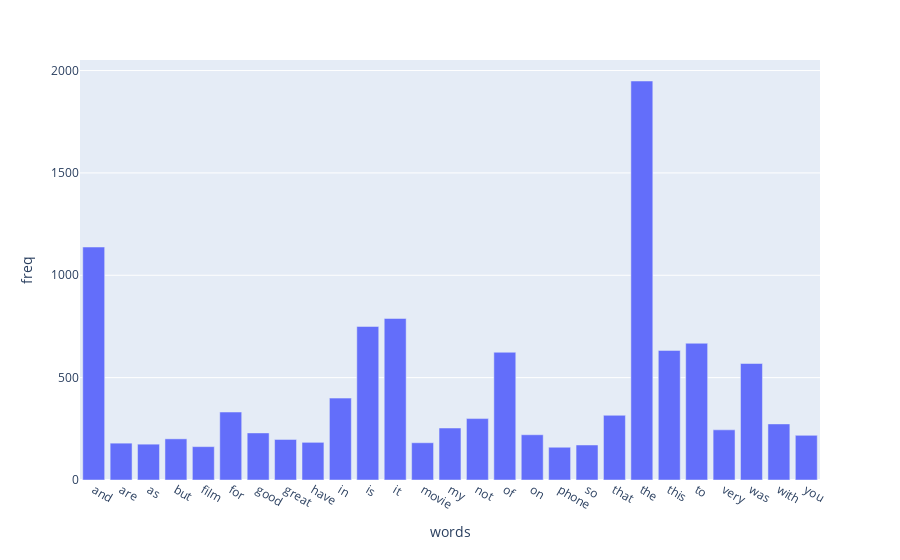

This figure's notebook cell:
### Code cell
import plotly.express as px
fig = px.bar(comdf, x='words', y='freq')
fig.show()

### Figure 1 — Plotly figure (JSON) as saved in the notebook; plotly's stock layout.template omitted (floating-point values rounded to 4 significant figures)
{"data": [{"alignmentgroup": "True", "hovertemplate": "words=%{x}<br>freq=%{y}<extra></extra>", "legendgroup": "", "marker": {"color": "#636efa", "pattern": {"shape": ""}}, "name": "", "offsetgroup": "", "orientation": "v", "showlegend": false, "textposition": "auto", "type": "bar", "x": ["and", "are", "as", "but", "film", "for", "good", "great", "have", "in", "is", "it", "movie", "my", "not", "of", "on", "phone", "so", "that", "the", "this", "to", "very", "was", "with", "you"], "xaxis": "x", "y": [1138, 180, 175, 201, 163, 332, 230, 198, 184, 400, 750, 789, 182, 254, 300, 624, 221, 160, 171, 316, 1949, 633, 668, 245, 569, 274, 218], "yaxis": "y"}], "layout": {"barmode": "relative", "legend": {"tracegroupgap": 0}, "margin": {"t": 60}, "xaxis": {"anchor": "y", "domain": [0, 1], "title": {"text": "words"}}, "yaxis": {"anchor": "x", "domain": [0, 1], "title": {"text": "freq"}}}}
